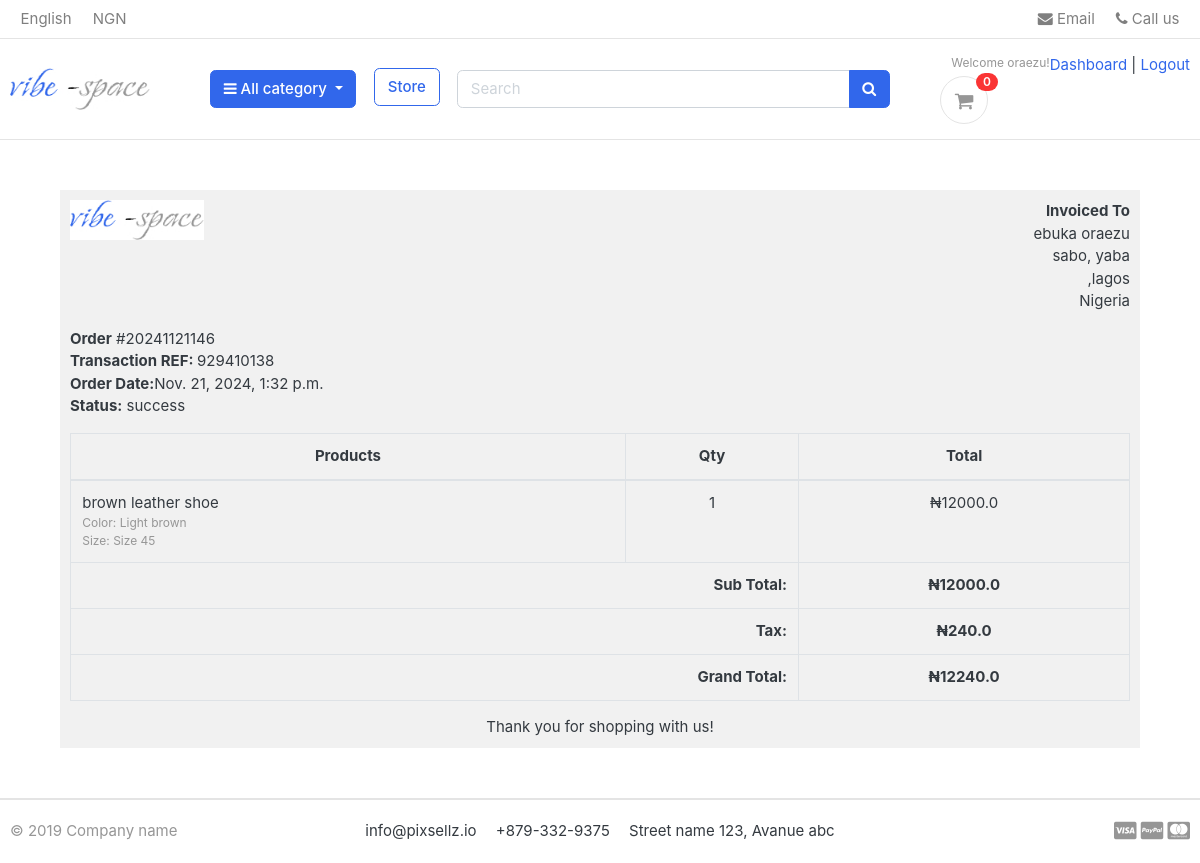
Screenshot of /accounts/order_details/20241121146/ (signed in) with the database file from the repository.
### accounts/models.py (models this page shows, shortened)
class Account(AbstractBaseUser):
    first_name=models.CharField(max_length=50)
    last_name=models.CharField(max_length=50)
    username=models.CharField(max_length=50)
    email=models.EmailField(max_length=100,unique=True)
    phone_number=models.CharField(max_length=50)
    date_joined=models.DateTimeField(auto_now_add=True)
    last_login=models.DateTimeField(auto_now_add=True)
    is_admin=models.BooleanField(default=False)
    is_staff=models.BooleanField(default=False)
    is_active=models.BooleanField(default=False)
    is_superadmin=models.BooleanField(default=False)
    USERNAME_FIELD='email'
    REQUIRED_FIELDS=['username','first_name','last_name']
    objects=MyAccountManger()

### orders/models.py (models this page shows, shortened)
class Order(models.Model):
    STATUS=(
        ('New','New'),
        ('success','success'),
        ('Declined','Declined'),
        ('Accepted','Accepted'),
        ('Completed','Completed'),
        ('cancelled','Cancelled'),
    )
    user= models.ForeignKey(Account,on_delete=models.SET_NULL,null=True)
    payment=models.ForeignKey(Payment,on_delete=models.SET_NULL,blank=True,null=True)
    order_number=models.CharField(max_length=20)
    first_name=models.CharField(max_length=50)
    last_name=models.CharField(max_length=50)
    phone=models.CharField(max_length=15)
    email=models.EmailField(max_length=50)
    address_line_1=models.CharField(max_length=50)
    address_line_2=models.CharField(max_length=50,blank=True)
    country=models.CharField(max_length=50)
    state=models.CharField(max_length=50)
    city=models.CharField(max_length=50)
    order_note=models.CharField(max_length=100,blank=True)
    order_total=models.FloatField(max_length=50)
    tax=models.FloatField()
    status=models.CharField(max_length=10,choices=STATUS,default='New')
    ip=models.CharField(blank=True,max_length=20)
    is_ordered=models.BooleanField(default=False)
    created_at=models.DateTimeField(auto_now_add=True)
    Updated_at=models.DateTimeField(auto_now=True)
    def full_name(self):
        return f'{self.first_name} {self.last_name}'
    def full_address(self):
        return f'{self.address_line_1} {self.address_line_2}'

class Payment(models.Model):
    user=models.ForeignKey(Account,on_delete=models.CASCADE)
    payment_id=models.CharField(max_length=100)
    payment_method = models.CharField(max_length=50,default=None)
    amount_paid=models.CharField(max_length=100)
    status=models.CharField(max_length=100)
    created_at=models.DateTimeField( default=timezone.now)

class OrderProduct(models.Model):
    order=models.ForeignKey(Order,on_delete=models.CASCADE)
    payment=models.ForeignKey(Payment,on_delete=models.SET_NULL,blank=True,null=True)
    user= models.ForeignKey(Account,on_delete=models.CASCADE)
    product=models.ForeignKey(Product,on_delete=models.CASCADE)
    variations=models.ManyToManyField(Variation,blank=True)
    quantity=models.IntegerField()
    product_price=models.FloatField()
    ordered=models.BooleanField(default=False)
    created_at=models.DateTimeField(auto_now_add=True)
    Updated_at=models.DateTimeField(auto_now=True)

### store/models.py (models this page shows, shortened)
class Product(models.Model):
    product_name=models.CharField(max_length=200, unique= True)
    slug=models.SlugField(max_length=200, unique=True)
    description=models.TextField(max_length=200 , unique=True)
    price=models.IntegerField()
    images=models.ImageField(upload_to='photos/products')
    stock=models.IntegerField()
    is_available=models.BooleanField(default=True)
    category=models.ForeignKey(Category, on_delete=models.CASCADE)
    created_date=models.DateTimeField(auto_now_add=True)
    modified_date=models.DateTimeField(auto_now=True)

class Variation(models.Model):
    product=models.ForeignKey(Product,on_delete=models.CASCADE)
    variation_category=models.CharField(max_length=100,choices= variation_category_choice)
    variation_value=models.CharField(max_length=100)
    stock=models.PositiveIntegerField(default=0)
    is_active=models.BooleanField(default=True)
    created_date=models.DateTimeField(auto_now_add=True)
    objects=VariationManager()

### accounts/views.py (the view)
# urls.py: path('order_details/<int:order_id>/',views.order_details,name='order_details')
@login_required(login_url = 'login')
def order_details(request,order_id):
    order_detail=OrderProduct.objects.filter(order__order_number=order_id)
    order= Order.objects.get(order_number=order_id)
    subtotal=0
    for i in order_detail:
        subtotal += i.product_price * i.quantity
    context={
        'order_detail': order_detail,
        'order':order,
        'subtotal' : subtotal,
    }
    return render(request,'account/order_details.html',context)

### carts/context_processors.py (called while the page is built)
def counter (request):
    cart_count = 0
    if 'admin' in request.path:
        return()
    else:
        try:
            cart=Cart.objects.filter(cart_id=_cart_id(request))
            if request .user.is_authenticated:
                 cart_items=Cartitem.objects.all().filter(user=request.user)
            else:
                cart_items=Cartitem.objects.all().filter(cart=cart[:1])
            for cart_item in cart_items:
                cart_count += cart_item.quantity
        except Cart.DoesNotExist:
            cart_count=0
    return dict (cart_count=cart_count)

### carts/views.py (called while the page is built)
def _cart_id(request):
    cart=request.session.session_key
    if not cart:
        cart=request.session.create()
    return cart

### category/context_processors.py (called while the page is built)
def menu_links(request):
    links=  Category.objects.all()
    return dict(links=links)

### category/models.py (called while the page is built)
    def get_url(self):
            return reverse('products_by_category',args=[self.slug])

### templates/account/order_details.html
{%extends   "base.html" %}
{%block pagecontent%}
{%load static%}
<div class="container" style="margin: 0 auto;width: 90%;padding: 10px;background: #f1f1f1;margin-top: 50px;margin-bottom: 50px;">
    <div class="row invoice row-printable">
        <div class="col-md-12">
            <div class="panel panel-default plain" id="dash_0">
                <div class="panel-body p30">
                    <div class="row">
                        <div class="col-lg-6">
                            <div class="invoice-logo"><img src="{%static '/images/vibespace.jpg' %}" alt="Invoice logo" style="max-height: 40px;"></div>
                        </div>
                        <div class="col-lg-6">
                            <div class="invoice-from">
                                <ul class="list-unstyled text-right">
                                    <li><strong>Invoiced To</strong></li>
                                    <li>{{order.full_name}}</li>
                                    <li>{{order.full_address}}</li>
                                    <li>{{order.ctyi}},{{order.state}}</li>
                                    <li>{{order.country}}</li>
                                </ul>
                            </div>
                        </div>
                        <div class="col-lg-12">
                            <div class="invoice-details mt25">
                                <div class="well">
                                    <ul class="list-unstyled mb0">
                                        <li><strong>Order</strong> #{{order.order_number}}</li>
                                        <li><strong>Transaction REF:  </strong>{{order.payment.payment_id}}</li>
                                        <li><strong>Order Date:</strong>{{order.created_at}}</li>
                                        <li><strong>Status:</strong> {{order.payment.status}}</li>
                                    </ul>
                                </div>
                            </div>
                            <div class="invoice-items">
                                <div class="table-responsive" style="overflow: hidden; outline: none;" tabindex="0">
                                    <table class="table table-bordered  ">
                                        <thead>
                                            <tr>
                                                <th class="per70 text-center ">Products</th>
                                                <th class="per5 text-center">Qty</th>
                                                <th class="per25 text-center">Total</th>
                                            </tr>
                                        </thead>
                                        <tbody>
                                {% for item in order_detail %}
                                            <tr>
                                                <td>{{item.product.product_name}}
                                    <p class="text-muted small">
					            {% if item.variations.all %}
                                   {% for i in item.variations.all %}
                                     {{i.variation_category | capfirst}}: {{i.variation_value  |  capfirst}} <br>
					                {%endfor%}
					            {%endif%}
				                       </p>
                                                </td>
                                                <td class="text-center">{{item.quantity}}</td>
                                                <td class="text-center">₦{{item.product_price}}</td>
                                            </tr>
                                           {%endfor%}
                                        </tbody>
                                        <tfoot>
                                            <tr>
                                                <th colspan="2" class="text-right">Sub Total:</th>
                                                <th class="text-center">₦{{subtotal}}</th>
                                            </tr>
                                            <tr>
                                                <th colspan="2" class="text-right">Tax:</th>
                                                <th class="text-center">₦{{order.tax}}</th>
                                            </tr>
                                            <tr>
                                                <th colspan="2" class="text-right">Grand Total:</th>
                                                <th class="text-center">₦{{order.order_total}}</th>
                                            </tr>
                                        </tfoot>
                                    </table>
                                </div>
                            </div>
                            <div class="invoice-footer mt25">
                                <p class="text-center">Thank you for shopping with us!</p>
                            </div>
                        </div>
                    </div>
                </div>
            </div>
        </div>
    </div>
    </div>
{%endblock%}

### templates/base.html (shortened to what this page needs)
{% load static %}
<!DOCTYPE HTML>
<html lang="en">
<head>
<link href="{%static 'css/bootstrap.css'%}" rel="stylesheet" type="text/css"/>
<link href="{%static 'fonts/fontawesome/css/all.min.css'%}" type="text/css" rel="stylesheet">
<link rel="stylesheet" href="https://cdnjs.cloudflare.com/ajax/libs/font-awesome/4.7.0/css/font-awesome.min.css">
<link href="{%static 'css/ui.css'%}" rel="stylesheet" type="text/css"/>
<link href="{%static 'css/responsive.css'%}" rel="stylesheet" media="only screen and (max-width: 1200px)" />
</head>
<body>
<header class="section-header">
<nav class="navbar p-md-0 navbar-expand-sm navbar-light border-bottom">
<div class="container">
  <div class="collapse navbar-collapse" id="navbarTop4">
    <ul class="navbar-nav mr-auto">
    	<li class="nav-item dropdown">
		 	<a href="#" class="nav-link">   English </a>
		</li>
		<li class="nav-item dropdown">
			<a href="#" class="nav-link"> NGN</a>
		</li>
    </ul>
    <ul class="navbar-nav">
		<li><a href="#" class="nav-link"> <i class="fa fa-envelope"></i> Email </a></li>
		<li><a href="#" class="nav-link"> <i class="fa fa-phone"></i> Call us </a></li>
	</ul>
  </div>
</div>
</nav>
<section class="header-main border-bottom">
	<div class="container">
<div class="row align-items-center  ">
	<div class="col-lg-2 col-md-3 col-6">
		<a href="{% url 'home' %}" class="brand-wrap">
			<img class="logo" src="{%static './images/vibespace.jpg'%}">
		</a>
	</div>
	<div class="col-lg col-sm col-md col-6 flex-grow-0">
		<div class="category-wrap dropdown d-inline-block float-right">
			<button type="button" class="btn btn-primary dropdown-toggle" data-toggle="dropdown">
				<i class="fa fa-bars"></i> All category
			</button>
		</div>
	</div>
	<a href="{% url 'store' %}" class="btn btn-outline-primary mb-1 mx-2">Store</a>
	<div class="col-lg  col-md-6 col-sm-12 ">
		<form action="{% url 'search' %}" class="search">
			<div class="input-group w-100">
			    <input type="text" class="form-control" style="width:60%;" placeholder="Search" required name=keyword>
			    <div class="input-group-append">
			      <button type="submit" class="btn btn-primary" type="submit">
			        <i class="fa fa-search"></i>
			      </button>
			    </div>
		    </div>
		</form>
	</div>
	<div class="col-lg-3 col-sm-6 col-8 order-2 order-lg-3" >
				<div class="d-flex justify-content-end mb-3 mb-lg-0">
					{% if user.id is None %}
					<div class="widget-header">
						<small class="title text-muted">Welcome guest!</small>
						<div>
							<a href="{% url 'login' %}">Sign in</a> <span class="dark-transp"> | </span>
							<a href="{% url 'register' %}"> Register</a>
						</div>
					</div>
					{%else%}
						<small class="title text-muted">Welcome   {{user.first_name}}!</small>
						<div>
							<a href="{% url 'dashboard' %}">Dashboard</a> <span class="dark-transp"> | </span>
							<a href="{% url 'logout' %}"> Logout</a>
						</div>
					</div>
					{%endif%}
					<a href="{% url 'cart'%}" class="widget-header pl-3 ml-3">
						<div class="icon icon-sm rounded-circle border"><i class="fa fa-shopping-cart"></i></div>
						<span class="badge badge-pill badge-danger notify">{{cart_count}}</span>
					</a>
				</div>
			</div>
</div>
</section>
</header>
{%block pagecontent%}
{%endblock%}
<footer class="section-footer border-top">
	<div class="container">
		<section class="footer-bottom border-top row">
			<div class="col-md-2">
				<p class="text-muted"> &copy 2019 Company name </p>
			</div>
			<div class="col-md-8 text-md-center">
				<span  class="px-2">info@pixsellz.io</span>
				<span  class="px-2">+879-332-9375</span>
				<span  class="px-2">Street name 123, Avanue abc</span>
			</div>
			<div class="col-md-2 text-md-right text-muted">
				<i class="fab fa-lg fa-cc-visa"></i>
				<i class="fab fa-lg fa-cc-paypal"></i>
				<i class="fab fa-lg fa-cc-mastercard"></i>
			</div>
		</section>
	</div>
</footer>
</body>
</html>

### static/css/ui.css (style rules this page uses)
html { font-family: "Inter", sans-serif; font-size: 15px; }
.icon-xs, .icon-sm, .icon-md, .icon-lg { display: inline-block; text-align: center; flex-shrink: 0; flex-grow: 0; }
.icon-sm { width: 48px; height: 48px; line-height: 48px !important; font-size: 20px; }
p:last-child { margin-bottom: 0; }
.header-main { position: relative; padding-top: 1rem; padding-bottom: 1rem; }
.brand-wrap .logo, .navbar-brand .logo { margin-right: 7px; max-height: 42px; display: inline-block; }
.widget-header { display: inline-block; vertical-align: middle; position: relative; }
.widget-header i { color: #969696; }
.widget-header .notify { position: absolute; top: -3px; right: -10px; }
.footer-bottom { padding-top: 20px; padding-bottom: 20px; }
[class*=list-] li:after { visibility: hidden; display: block; content: ""; overflow: hidden; height: 0; clear: both; }
.notify { position: absolute; top: -4px; right: -10px; display: inline-block; padding: 0.25em 0.6em; font-size: 12px; line-height: 1; text-align: center; border-radius: 3rem; color: #fff; background-color: #fa3434; }

### rows the page displays
Account: first_name "oraezu"
Order: full_name "ebuka oraezu", full_address "sabo, yaba", state "lagos", country "Nigeria", order_number "20241121146", payment.payment_id "929410138", created_at "Nov. 21, 2024, 1:32 p.m.", payment.status "success", tax "240.0", order_total "12240.0"
OrderProduct: product.product_name "brown leather shoe", quantity "1", product_price "12000.0"
Variation: variation_category "Color", variation_value "Light brown"
Variation: variation_category "Size", variation_value "Size 45"

### other values shown
{{ cart_count }} "0"
{{ subtotal }} "12000.0"
